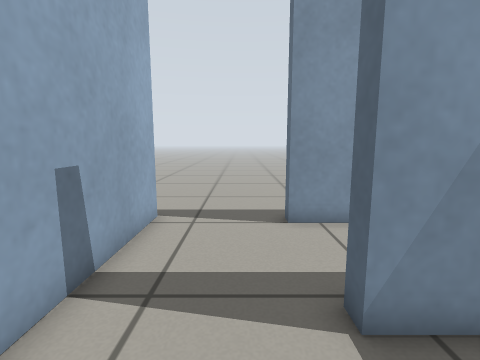
[1] (above)

17 first-person views from a walk through a Gazebo world. The camera is 0.62 m above the floor, tilts 8° down and sees 85° across. The floor is counted in squares, 0.25 m on a side. Each view is taken from the middle of a square. On the plan, view 1 faces up. The plan holds only what a view shows up to about 18 squares ahead; the rest is blank.

[2]
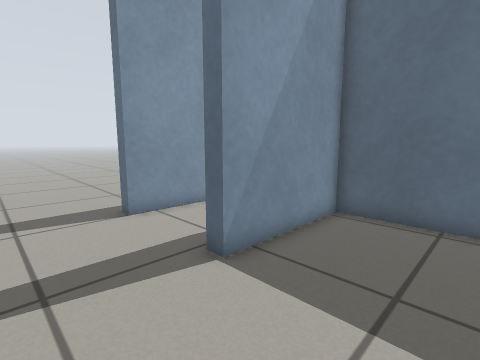

[3]
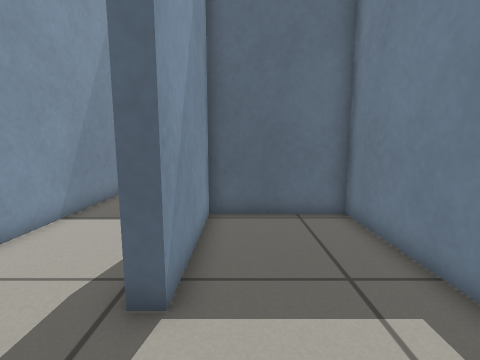

[4]
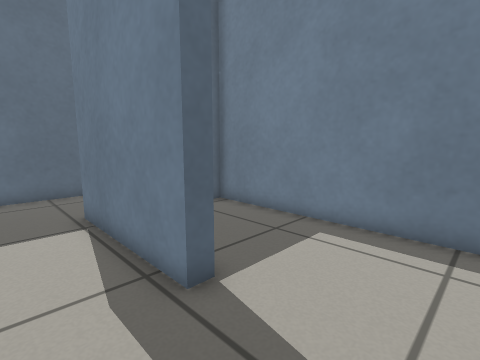

[5]
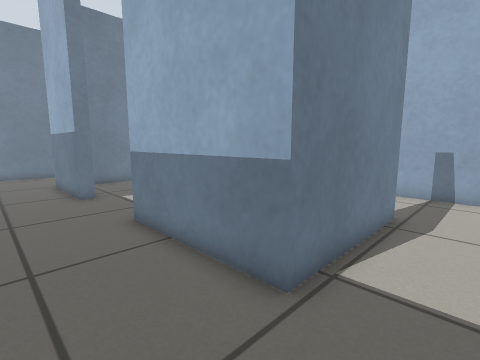

[6]
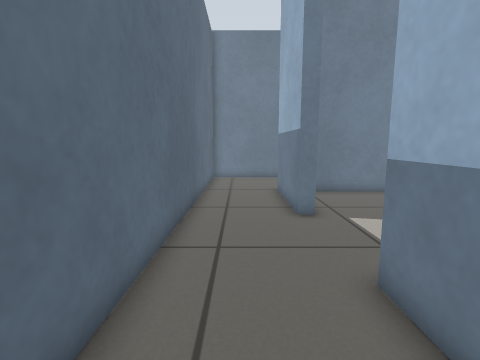

[7]
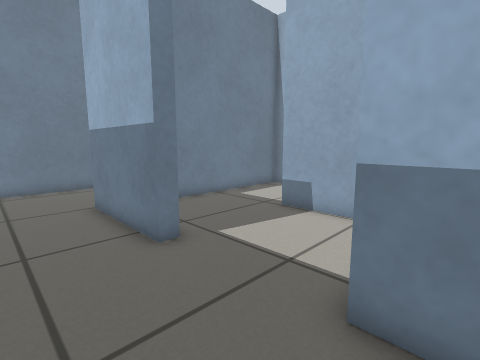

[8]
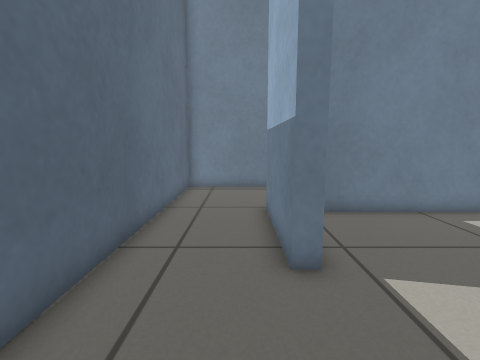

[9]
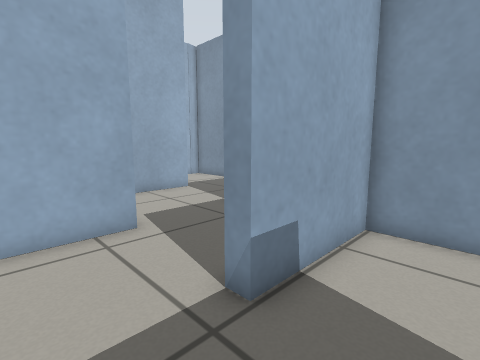

[10]
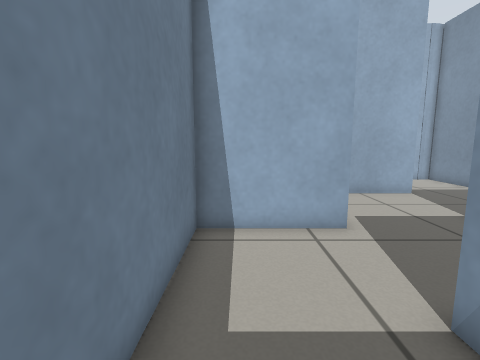

[11]
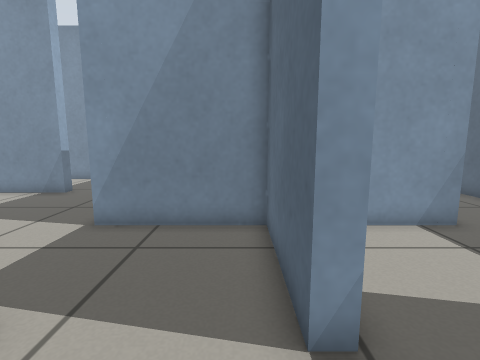

[12]
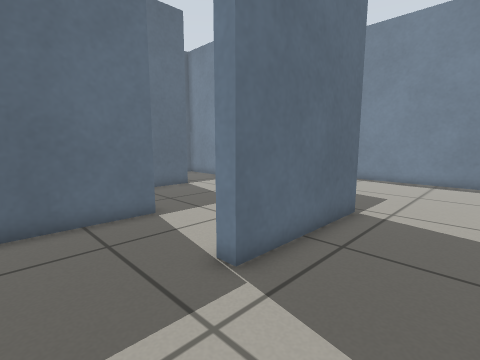

[13]
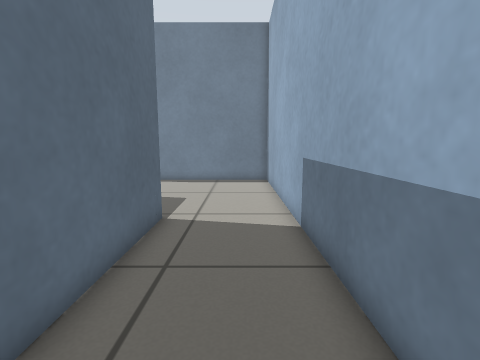

[14]
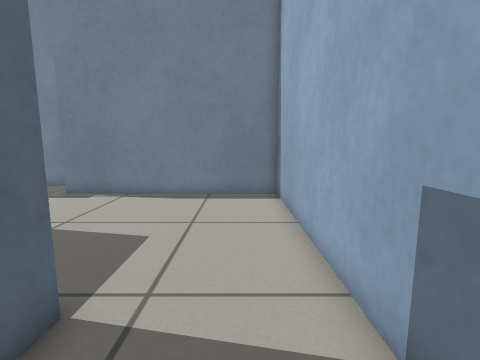

[15]
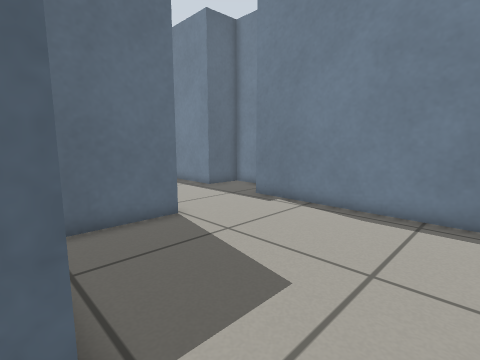

[16]
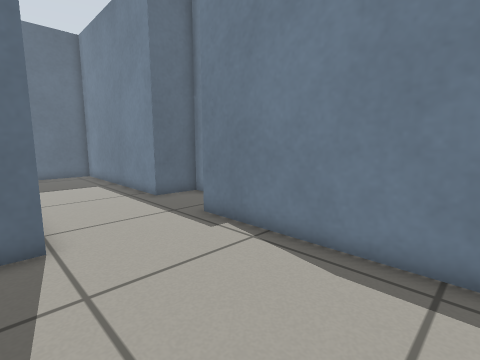

[17]
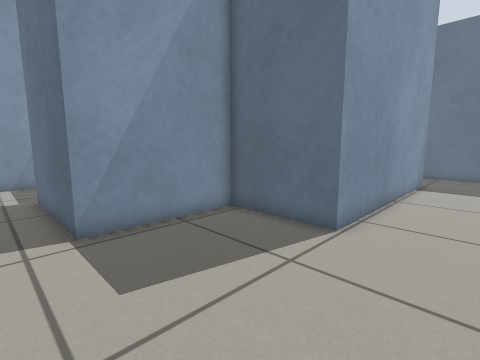

### Floor plan
Ten units are one square. View 1 is at (0, 0); x grows to the right and y downward. Boxes are objects, and circles mark ways between rooms. Rooms are numbered by the first view taken in them; rooms with no view inside come last. Other rooms are left out.
<svg viewBox="-135 -92 259 288">
<path fill="none" stroke="#000" d="M-19 17 70 17 70 -31 16 -31 16 -37M-28 -45 -28 -25M119 -18 119 -56M74 69 80 69 80 119M16 -37 76 -37 76 23 24 23 24 72M106 -79 16 -79 16 -86M119 134 119 -3M-28 -87 -28 -45M25 113 62 113M24 72 18 72M-24 68 -24 113 25 113M-30 119 -30 75 -84 75 -84 15M-128 7 -128 167 -24 167M-78 -31 -130 -31 -128 -21M-128 -28 -128 -19M80 119 -30 119M-9 191 16 191 16 169 119 169 119 134M-84 15 -78 15 -78 25M-34 23 -34 -19M18 72 18 23 -24 23M-24 23 -34 23M-78 25 -78 46"/>
<circle cx="-5" cy="-35" r="3" fill="#2a7"/>
<circle cx="50" cy="70" r="3" fill="#2a7"/>
<circle cx="100" cy="127" r="3" fill="#2a7"/>
<circle cx="20" cy="90" r="3" fill="#2a7"/>
<circle cx="-5" cy="70" r="3" fill="#2a7"/>
<circle cx="-30" cy="145" r="3" fill="#2a7"/>
<circle cx="-80" cy="-5" r="3" fill="#2a7"/>
<circle cx="-55" cy="20" r="3" fill="#2a7"/>
<circle cx="-30" cy="45" r="3" fill="#2a7"/>
<text x="20" y="-10">1</text>
<text x="80" y="10">2</text>
<text x="50" y="90">3</text>
<text x="0" y="90">4</text>
<text x="-90" y="90">5</text>
<text x="40" y="150">6</text>
<text x="-60" y="0">7</text>
<text x="-10" y="50">8</text>
<text x="-50" y="40">9</text>
</svg>
Room 1 opens to room 2. Room 2 opens to room 3. Room 2 opens to room 6. Room 3 opens to room 4. Room 4 opens to room 8. Room 5 opens to room 6. Room 5 opens to room 7. Room 7 opens to room 9. Room 8 opens to room 9.

Where each view was taken, in squares from view 1:
view 1: 0 up, 0 right, facing up
view 2: 1 down, 2 left, facing up-right
view 3: 2 up, 2 left, facing right
view 4: 6 up, 2 left, facing down-right
view 5: 6 up, 11 right, facing down-left
view 6: 2 up, 10 right, facing down
view 7: 1 down, 11 right, facing down-left
view 8: 2 down, 9 right, facing down
view 9: 10 down, 5 right, facing up-left
view 10: 10 down, 5 right, facing left
view 11: 10 down, 1 right, facing up
view 12: 2 up, 12 left, facing down-right
view 13: 1 up, 11 left, facing down
view 14: 4 down, 11 left, facing down
view 15: 7 down, 11 left, facing down-right
view 16: 11 down, 10 left, facing down-right
view 17: 15 down, 10 left, facing up-right
